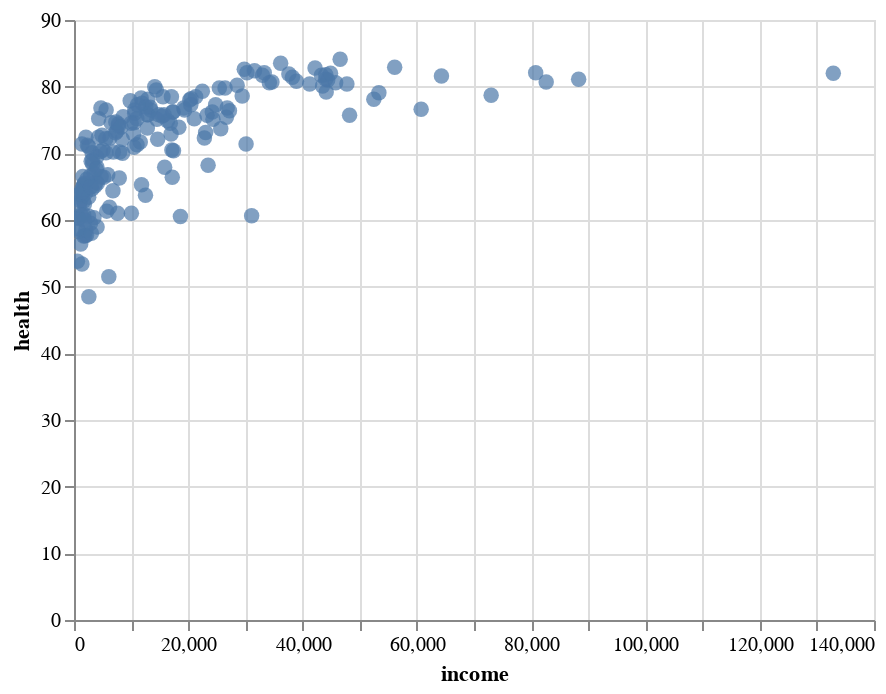

Source (Vega-Lite JSON):
### Vega-Lite specification from a JSON file in a GitHub repository (floating-point values rounded to 4 significant figures; data arrays with more than 128 entries replaced by an {"elided": "..."} marker saying what was removed)
{"config": {"view": {"width": 400, "height": 300}, "mark": {"tooltip": null}}, "data": {"name": "data-7e3b7ef5d72a8470b0044710e8a24cca"}, "mark": {"type": "circle", "size": 60}, "encoding": {"tooltip": [{"type": "nominal", "field": "country"}], "x": {"type": "quantitative", "field": "income"}, "y": {"type": "quantitative", "field": "health"}}, "selection": {"selector002": {"type": "interval", "bind": "scales", "encodings": ["x", "y"]}}, "$schema": "https://vega.github.io/schema/vega-lite/v3.4.0.json", "datasets": {"data-7e3b7ef5d72a8470b0044710e8a24cca": {"elided": "187 records"}}}
